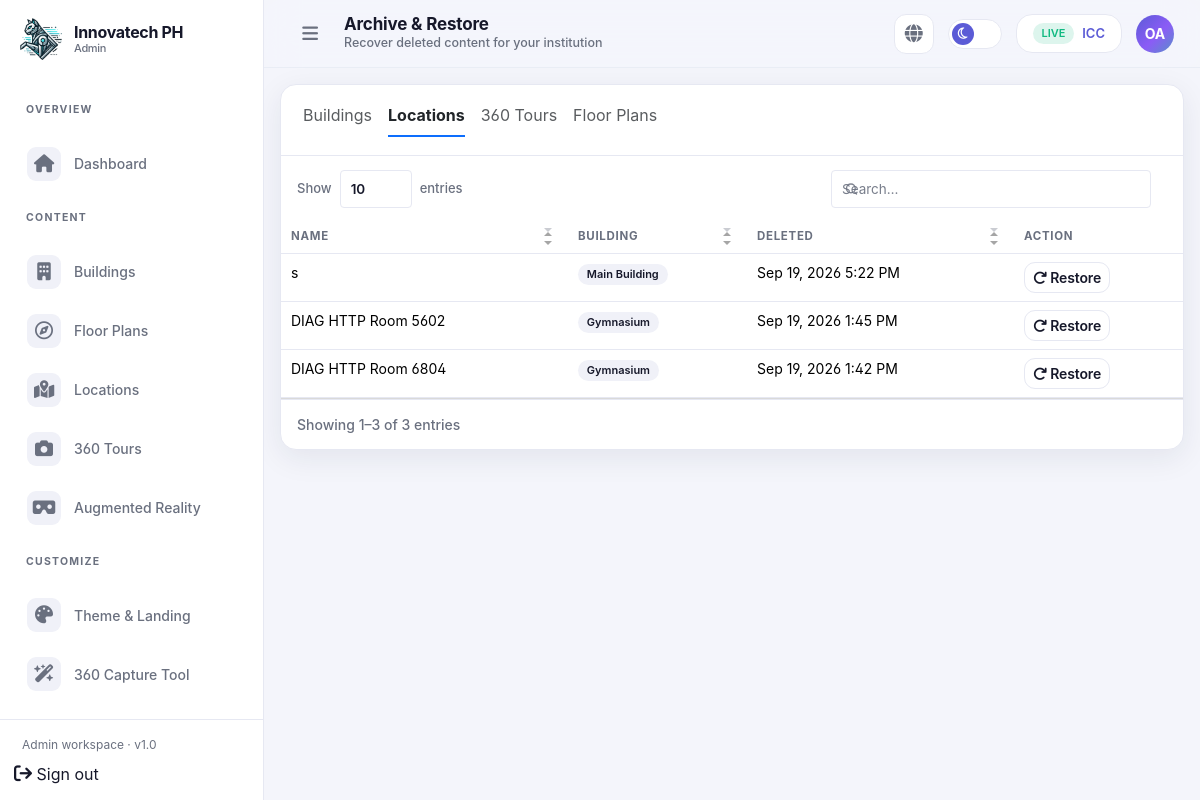
The app's page /admin/institution/archive.php?tab=room (signed in) with its own data.
### tables this page shows
CREATE TABLE `platform_settings` (
  `id` tinyint UNSIGNED NOT NULL,
  `product_name` varchar(191) NOT NULL DEFAULT 'AI-Assisted AR 360° Virtual Campus Navigation',
  `company_name` varchar(191) NOT NULL DEFAULT 'Innovatech PH',
  `logo_path` varchar(255) DEFAULT NULL,
  `hero_image_path` varchar(255) DEFAULT NULL,
  `landing_html` mediumtext,
  `contact_email` varchar(191) DEFAULT NULL,
  `smtp_host` varchar(191) DEFAULT NULL,
  `smtp_port` smallint UNSIGNED DEFAULT '587',
  `smtp_username` varchar(191) DEFAULT NULL,
  `smtp_password_enc` varchar(255) DEFAULT NULL,
  `smtp_from_name` varchar(128) DEFAULT NULL,
  `smtp_from_email` varchar(191) DEFAULT NULL,
  `institution_folder_root` varchar(255) NOT NULL DEFAULT 'storage/institutions',
  `template_pack_path` varchar(255) NOT NULL DEFAULT 'storage/templates/org_pack',
  `updated_by` int UNSIGNED DEFAULT NULL,
  `updated_at` datetime NOT NULL DEFAULT CURRENT_TIMESTAMP ON UPDATE CURRENT_TIMESTAMP
);

CREATE TABLE `rooms` (
  `id` int UNSIGNED NOT NULL,
  `institution_id` int UNSIGNED NOT NULL,
  `building_id` int UNSIGNED DEFAULT NULL,
  `floor_plan_id` int UNSIGNED DEFAULT NULL,
  `campus_area_id` int UNSIGNED DEFAULT NULL,
  `name` varchar(191) NOT NULL,
  `code` varchar(32) DEFAULT NULL,
  `floor_label` varchar(32) DEFAULT NULL,
  `room_type` varchar(64) DEFAULT NULL COMMENT 'classroom, office, lab, restroom, etc.',
  `description` text,
  `ai_description` text,
  `featured_image_path` varchar(255) DEFAULT NULL,
  `capacity` int UNSIGNED DEFAULT NULL,
  `created_at` datetime NOT NULL DEFAULT CURRENT_TIMESTAMP,
  `updated_at` datetime NOT NULL DEFAULT CURRENT_TIMESTAMP ON UPDATE CURRENT_TIMESTAMP,
  `deleted_at` datetime DEFAULT NULL
);

CREATE TABLE `buildings` (
  `id` int UNSIGNED NOT NULL,
  `institution_id` int UNSIGNED NOT NULL,
  `name` varchar(191) NOT NULL,
  `code` varchar(32) DEFAULT NULL,
  `description` text,
  `ai_description` text,
  `featured_image_path` varchar(255) DEFAULT NULL,
  `sort_order` int NOT NULL DEFAULT '0',
  `created_at` datetime NOT NULL DEFAULT CURRENT_TIMESTAMP,
  `updated_at` datetime NOT NULL DEFAULT CURRENT_TIMESTAMP ON UPDATE CURRENT_TIMESTAMP,
  `deleted_at` datetime DEFAULT NULL
);

### admin/institution/archive.php (the view, shortened to what the rows shown need)
<?php
require_once __DIR__ . '/../../includes/auth.php';
$pageTitle = 'Archive & Restore';
$bodyClass = 'page-institution-archive';
require_once __DIR__ . '/../layout/header.php';
$iid = (int) current_institution()['id'];
$tab = $_GET['tab'] ?? 'building';
$archived = [];
if ($tab === 'building') {
    $archived = crud()->select('buildings', 'id, name, deleted_at', ['institution_id' => $iid, 'deleted_at' => ['IS NOT', null]], 'ORDER BY deleted_at DESC');
} elseif ($tab === 'room') {
    $archived = crud()->raw("SELECT r.id, r.name, b.name as building_name, r.deleted_at FROM rooms r LEFT JOIN buildings b ON b.id = r.building_id WHERE r.institution_id = :iid AND r.deleted_at IS NOT NULL ORDER BY r.deleted_at DESC", ['iid' => $iid])->fetchAll();
} elseif ($tab === 'tour') {
    $archived = crud()->select('tour_scenes', 'id, title as name, deleted_at', ['institution_id' => $iid, 'deleted_at' => ['IS NOT', null]], 'ORDER BY deleted_at DESC');
} elseif ($tab === 'floorplan') {
    $archived = crud()->select('floor_plans', 'id, title as name, deleted_at', ['institution_id' => $iid, 'deleted_at' => ['IS NOT', null]], 'ORDER BY deleted_at DESC');
}
?>
<div class="ia-card mb-4">
    <div class="table-responsive">
        <table class="table table-ia">
            <thead>
                <tr>
                    <th>Name</th>
                    <?php if ($tab === 'room'): ?><th>Building</th><?php endif; ?>
                    <th>Deleted</th>
                    <th>Action</th>
                </tr>
            </thead>
            <tbody>
                <?php foreach ($archived as $item): ?>
                    <tr>
                        <td class="fw-bold"><?= h($item['name']) ?></td>
                        <?php if ($tab === 'room'): ?>
                            <td><span class="badge badge-surface"><?= h($item['building_name'] ?? '�') ?></span></td>
                        <?php endif; ?>
                        <td class="text-muted"><?= h(date('M j, Y g:i A', strtotime($item['deleted_at']))) ?></td>
                        <td>
                            <form method="post" class="d-inline">
                                <button type="submit" class="btn btn-sm btn-outline-ia"><?= ia_icon('refresh', 14) ?> Restore</button>
                            </form>
                        </td>
                    </tr>
                <?php endforeach; ?>
            </tbody>
        </table>
    </div>
</div>
<?php require __DIR__ . '/../layout/footer.php'; ?>

### admin/layout/header.php (shortened to what the rows shown need)
<?php
require_once __DIR__ . '/../../includes/auth.php';
require_once __DIR__ . '/nav.php';
$role = current_role() ?? 'user';
$active = $active ?? '';
$roleHome = match ($role) {
  'owner' => 'admin/owner/dashboard',
  'system_admin', 'system_staff' => 'admin/system/dashboard',
  'admin' => 'admin/institution/dashboard',
  'staff' => 'admin/staff/dashboard',
  default => 'admin/index',
};
$platform_settings = crud()->get('platform_settings', 1) ?? [];
$brandLogoUrl = !empty($platform_settings['logo_path']) ? url($platform_settings['logo_path']) : url('assets/logo2.webp');
?>
<!DOCTYPE html>
<html lang="en" data-bs-theme="dark">
<head>
  <link href="<?= url('assets/css/inter-font.css') ?>" rel="stylesheet">
  <link href="<?= url('assets/css/bootstrap.min.css') ?>" rel="stylesheet">
  <link href="<?= url('assets/css/simple-datatables.min.css') ?>" rel="stylesheet">
  <link rel="stylesheet" href="<?= url('assets/css/font-awesome.min.css') ?>">
  <link rel="stylesheet" href="<?= url('admin/assets/css/dashboard.css') ?>">
</head>
<body class="<?= h(trim((string) ($bodyClass ?? ''))) ?>">
  <div class="ia-shell" id="ia-shell">
    <aside class="ia-sidebar">
      <div class="brand">
        <a class="brand-logo" href="<?= url($roleHome) ?>">
          <img src="<?= h($brandLogoUrl) ?>" alt="Innovatech PH">
        </a>
      </div>
        <?php foreach (role_nav($role) as $group):
          if (isset($group[0]) && is_array($group[0]) && array_is_list($group)): ?>
            <?php $label = $group[0];
            $links = array_slice($group, 1); ?>
            <p class="ia-nav-label"><?= h($label) ?></p>
            <ul class="ia-nav">
              <?php foreach ($links as [$text, $href, $icon]): ?>
                <li>
                  <a class="nav-link <?= $active === $text ? 'active' : '' ?>" href="<?= url($href) ?>">
                    <span class="ia-icon"><?= ia_icon($icon) ?></span>
                    <span><?= h($text) ?></span>
                  </a>
                </li>
              <?php endforeach; ?>
            </ul>
          <?php elseif (isset($group['title'])): ?>
              <?php foreach ($group['items'] as [$text, $href, $icon]): ?>
                    <span class="ia-icon"><?= ia_icon($icon) ?></span>
              <?php endforeach; ?>
          <?php endif; endforeach; ?>
    </aside>
    <header class="ia-topbar">
      <div class="flex-grow-1">
        <h1 class="page-title"><?= h($pageTitle ?? 'Dashboard') ?></h1>
      </div>
    </header>
    <main class="ia-main">

### admin/layout/nav.php (shortened to what the rows shown need)
<?php
function ia_icon(string $name, int $size = 18): string
{
    $map = [
        'home' => 'fa-solid fa-house',
        'school' => 'fa-solid fa-school',
        'layers' => 'fa-solid fa-layer-group',
        'building' => 'fa-solid fa-building',
        'map' => 'fa-solid fa-map-location-dot',
        'compass' => 'fa-regular fa-compass',
        'camera' => 'fa-solid fa-camera',
        'sparkles' => 'fa-solid fa-wand-magic-sparkles',
        'users' => 'fa-solid fa-users',
        'user' => 'fa-regular fa-user',
        'settings' => 'fa-solid fa-gear',
        'mail' => 'fa-regular fa-envelope',
        'shield' => 'fa-solid fa-shield-halved',
        'folder' => 'fa-regular fa-folder',
        'file' => 'fa-regular fa-file',
        'clock' => 'fa-regular fa-clock',
        'globe' => 'fa-solid fa-globe',
        'logout' => 'fa-solid fa-arrow-right-from-bracket',
        'move3d' => 'fa-solid fa-cube',
        'image' => 'fa-regular fa-image',
        'palette' => 'fa-solid fa-palette',
        'rocket' => 'fa-solid fa-rocket',
        'search' => 'fa-solid fa-magnifying-glass',
        'link' => 'fa-solid fa-link',
        'menu' => 'fa-solid fa-bars',
        'sun' => 'fa-regular fa-sun',
        'moon' => 'fa-regular fa-moon',
        'info' => 'fa-solid fa-circle-info',
        'grid' => 'fa-solid fa-grip',
        'save' => 'fa-solid fa-floppy-disk',
        'paint' => 'fa-solid fa-paint-roller',
        'wand' => 'fa-solid fa-wand-magic-sparkles',
        'refresh' => 'fa-solid fa-arrow-rotate-right',
        'eye' => 'fa-regular fa-eye',
        'upload' => 'fa-solid fa-cloud-arrow-up',
        'scan-eye' => 'fa-solid fa-vr-cardboard',
        'life-buoy' => 'fa-solid fa-life-ring',
        'download' => 'fa-solid fa-download',
        'check' => 'fa-solid fa-check',
        'chevron' => 'fa-solid fa-chevron-down',
        'x' => 'fa-solid fa-xmark',
        'inbox' => 'fa-solid fa-inbox',
        'edit' => 'fa-regular fa-pen-to-square',
        'trash' => 'fa-regular fa-trash-can',
    ];
    $class = $map[$name] ?? 'fa-solid fa-circle';
    return '<i class="' . $class . '" style="font-size: ' . $size . 'px;"></i>';
}

### records on screen
platform_settings: logo_path (picture)
rooms: name "s", building.name "Main Building", deleted_at "Sep 19, 2026 5:22 PM"
rooms: name "DIAG HTTP Room 5602", building.name "Gymnasium", deleted_at "Sep 19, 2026 1:45 PM"
rooms: name "DIAG HTTP Room 6804", building.name "Gymnasium", deleted_at "Sep 19, 2026 1:42 PM"

### other values on screen
APP_NAME "Innovatech PH"
$roleLabel "Admin"
$group['title'] "OVERVIEW"
$text "Dashboard"
$group['title'] "CONTENT"
$text "Buildings"
$text "Floor Plans"
$text "Locations"
$text "360 Tours"
$text "Augmented Reality"
$group['title'] "CUSTOMIZE"
$text "Theme & Landing"
$text "360 Capture Tool"
$pageTitle "Archive & Restore"
$pageSub "Recover deleted content for your institution"
